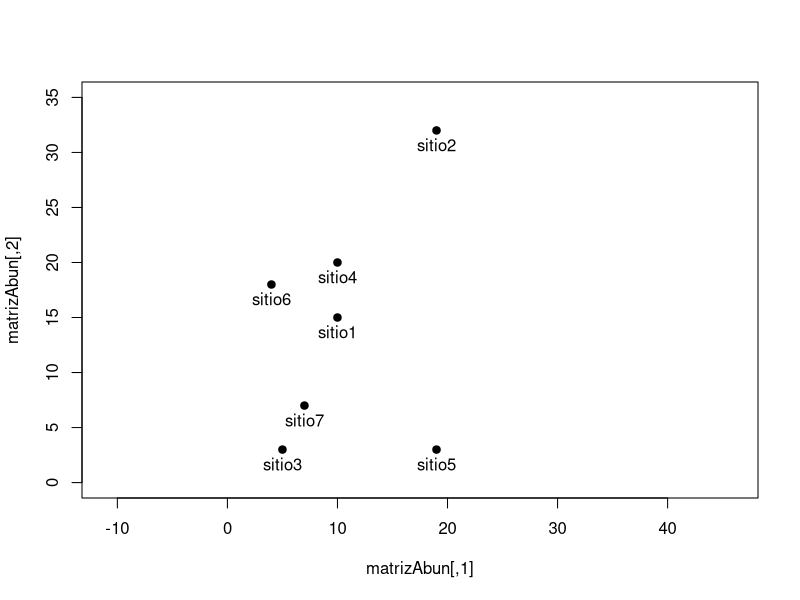
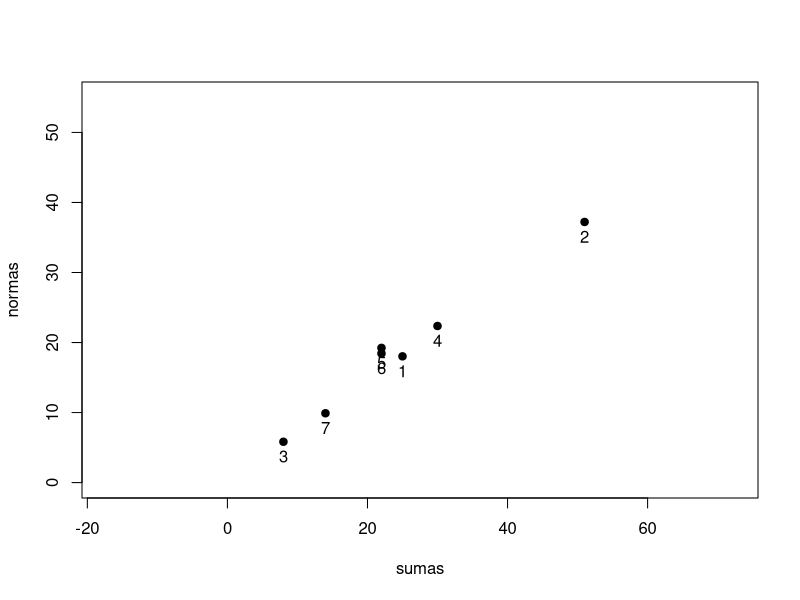
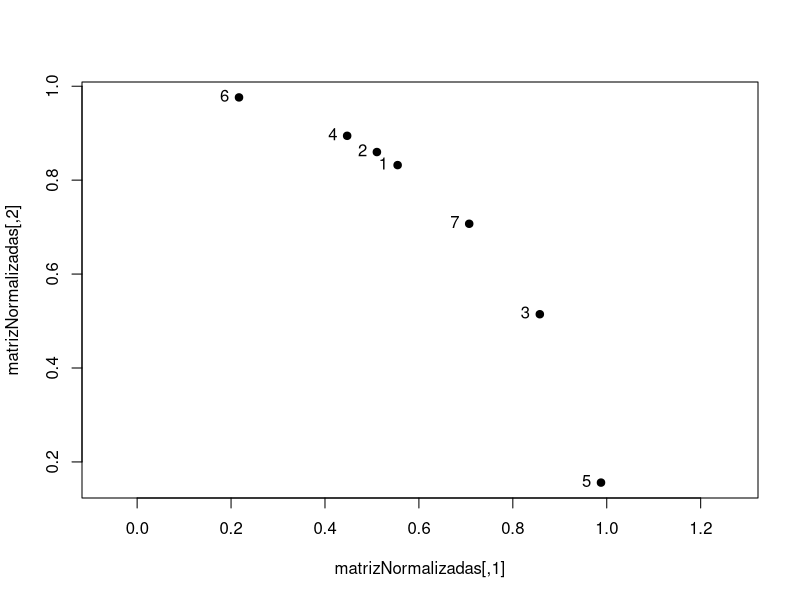
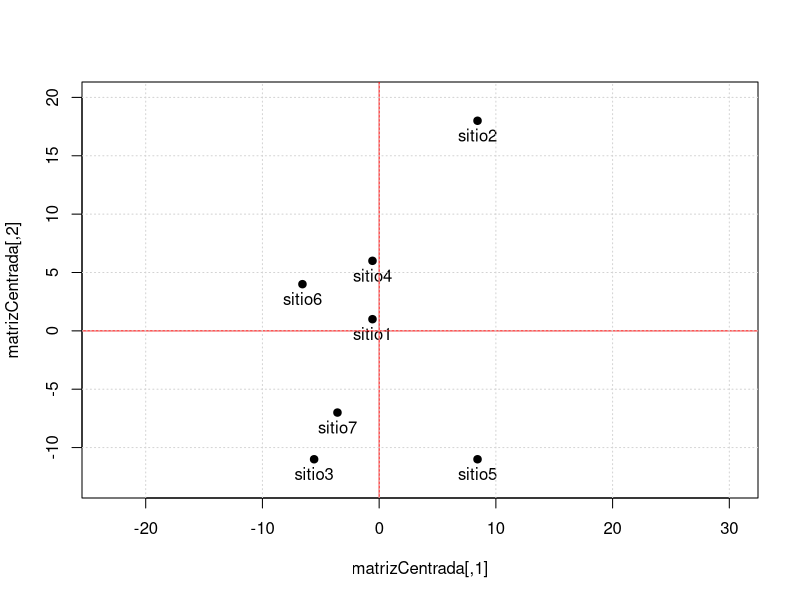
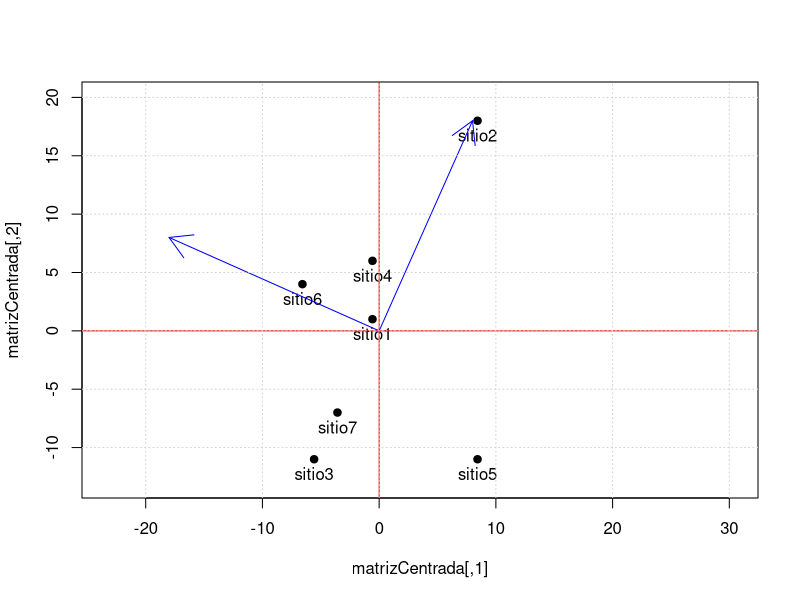
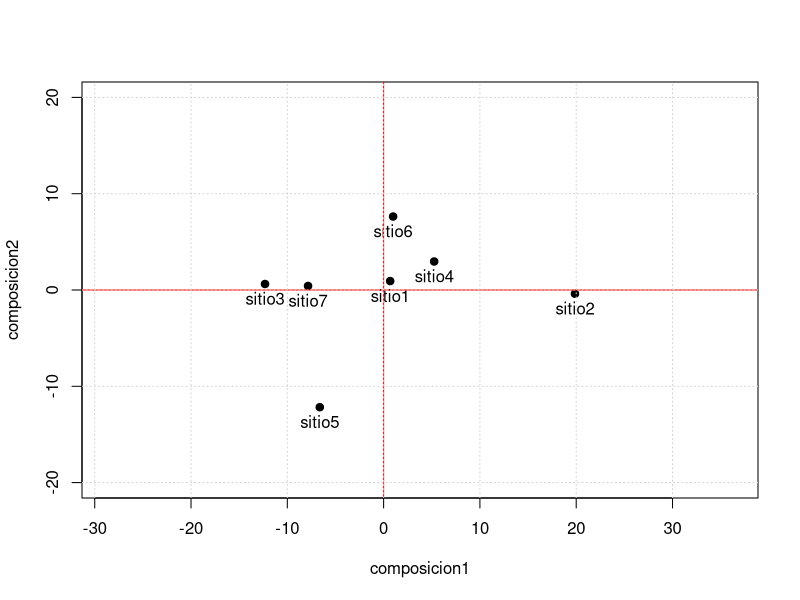
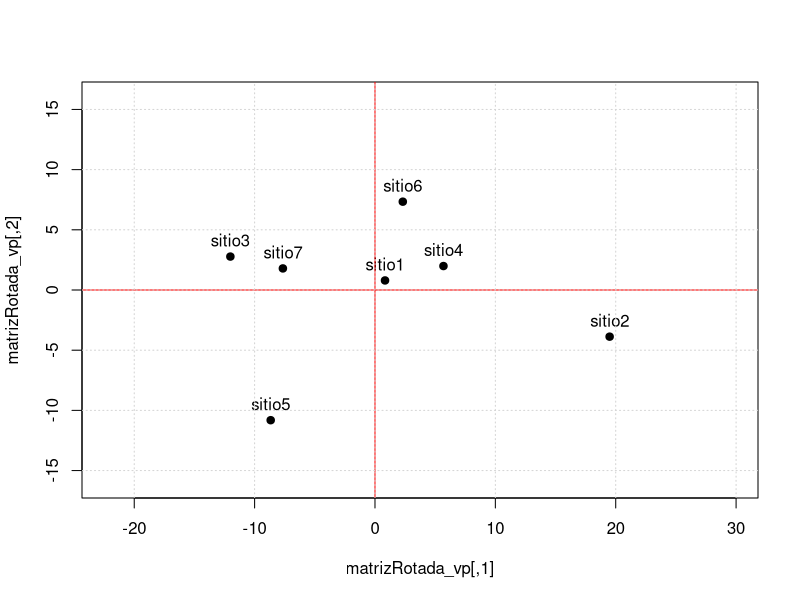
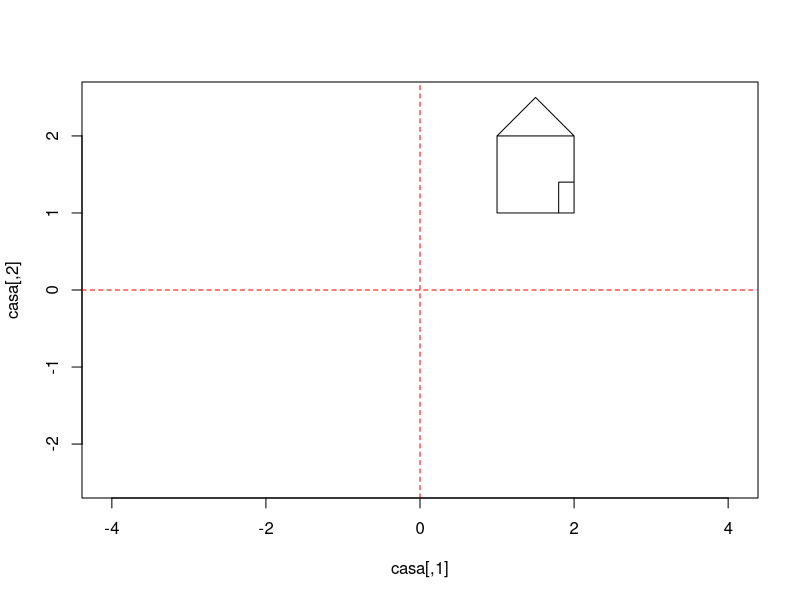

These figures' R source, in order:
## ---- chunk 1
sitio1 <- c(10, 15)
sitio2 <- c(19, 32)
sitio3 <- c(5, 3)
sitio4 <- c(10,20)
sitio5 <- c(19,3)
sitio6 <- c(4,18)
sitio7 <- c(7,7)
## ---- chunk 2
matrizAbun <- rbind(sitio1,sitio2,sitio3,sitio4,sitio5,sitio6,sitio7)
matrizAbun
## ---- chunk 3
plot(matrizAbun,xlim = c(0,35), ylim = c(0,35), asp = 1, pch = 19)
text(matrizAbun, labels = row.names(matrizAbun), pos = 1)
## ---- chunk 4
nsitio1 <- sqrt(sum(sitio1^2))
nsitio1
nsitio2 <- sqrt(sum(sitio2^2))
nsitio2
## ---- chunk 5
normas <- sqrt(rowSums(matrizAbun^2))
normas
## ---- chunk 6
sumas <- rowSums((matrizAbun))
sumas
## ---- chunk 7
plot(sumas,normas,
     asp = 1, xlim = c(0,55), ylim = c(0,55), pch =19)
text(sumas,normas, labels = 1:nrow(matrizAbun), pos = 1)
## ---- chunk 8
matrizNormalizadas <- matrizAbun/normas
## ---- chunk 9

plot(matrizNormalizadas, asp=1, pch = 19)
text(matrizNormalizadas, labels = 1:nrow(matrizAbun), pos = 2)

## ---- chunk 10
colMeans(matrizAbun)
matrizCentrada <- t(t(matrizAbun)-colMeans(matrizAbun))
matrizCentrada
## ---- chunk 11
plot(matrizCentrada,xlim = c(-13,20), ylim = c(-13,20), asp = 1, pch = 19)
text(matrizCentrada, labels = row.names(matrizAbun), pos = 1)
abline(h=0, col = "red")
abline(v=0, col = "red")
grid()
## ---- chunk 12
matrizAbun
var(matrizAbun)

matrizCentrada
var(matrizCentrada)
## ---- chunk 13
composicion1 <- c(8,18)
composicion2 <- c(-18,8)

## Producto punto de dos vectores
composicion1%*%composicion2
## Matriz con los vectores de refeerencia
composicion <- rbind(composicion1,composicion2)
## ---- chunk 14

plot(matrizCentrada,xlim = c(-13,20), ylim = c(-13,20), asp = 1, pch = 19)
text(matrizCentrada, labels = row.names(matrizAbun), pos = 1)
abline(h=0, col = "red")
abline(v=0, col = "red")
arrows(0,0,composicion1[1],composicion1[2], col = "blue")
arrows(0,0,composicion2[1],composicion2[2], col = "blue")
grid()
## ---- chunk 15

compoUnidad <- composicion/sqrt(rowSums(composicion^2))

matrizProyectada <- matrizCentrada %*% t(compoUnidad)

plot(matrizProyectada, asp = 1, pch = 19, ylim = c(-20,20))
text(matrizProyectada, labels = row.names(matrizAbun), pos = 1)
abline(h=0, col = "red")
abline(v=0, col = "red")
grid()

var(matrizProyectada)
## ---- chunk 16
m_vc <- var(matrizCentrada)
vp1 <- eigen(m_vc)
vp1

(matrizRotada_vp <- matrizCentrada%*%vp1$vectors)

plot(matrizRotada_vp, asp = 1, pch = 19, ylim = c(-16,16))
text(matrizRotada_vp, labels = row.names(matrizAbun), pos = 3)
abline(h=0, col = "red")
abline(v=0, col = "red")
grid()

round(var(matrizRotada_vp),3)

## ---- chunk 17
casa <- matrix(c(1,2,1,1,2,1,2,2,1,2,1.5,2.5,2,2,2,1.4,1.8,1.4,1.8,1),
               10,2,byrow=TRUE)
plot(casa, type= "l", asp=1, ylim = c(-2.5,2.5), xlim = c(-2.5,2.5))
abline(h=0,col="red",lty=2)
abline(v=0,col="red",lty=2)

## ---- chunk 18
M <- matrix(c(0, -1, 1, 0), 2, 2, byrow = T)

plot(casa%*%M, type = "l", asp = 1, ylim = c(-2.2,2.5), xlim=c(-2.5,2.5))
abline(h=0,col="red",lty=2)
abline(v=0,col="red",lty=2)
## ---- chunk 19
M <- matrix(c(1, 0, 0, -1), 2, 2, byrow = T)

plot(casa%*%M, type = "l", asp = 1, ylim = c(-2.5,2.5), xlim=c(-2.5,2.5))
abline(h=0,col="red",lty=2)
abline(v=0,col="red",lty=2)
## ---- chunk 20
M <- matrix(c(-1, 0, 0, 1), 2, 2, byrow = T)

plot(casa%*%M, type = "l", asp = 1, ylim = c(-2.5,2.5), xlim=c(-2.5,2.5))
abline(h=0,col="red",lty=2)
abline(v=0,col="red",lty=2)
## ---- chunk 21
M <- matrix(c(2, 0, 0, 2), 2, 2, byrow = T)

plot(casa%*%M, type = "l", asp = 1, ylim = c(-5,5), xlim=c(-5,5))
abline(h=0,col="red",lty=2)
abline(v=0,col="red",lty=2)
## ---- chunk 22
z <- 1
M <- matrix(c(1, z, 0, 1), 2, 2, byrow = T)

plot(casa%*%M, type = "l", asp = 1, ylim = c(-5,5), xlim=c(-5,5))
abline(h=0,col="red",lty=2)
abline(v=0,col="red",lty=2)
## ---- chunk 23
M <- matrix(c(0,-1,-1,0),2,2,byrow=T)
plot(casa%*%M, type = "l", asp = 1, ylim = c(-2.2,2.5), xlim=c(-2.5,2.5))
abline(h=0,col="red",lty=2)
abline(v=0,col="red",lty=2)
